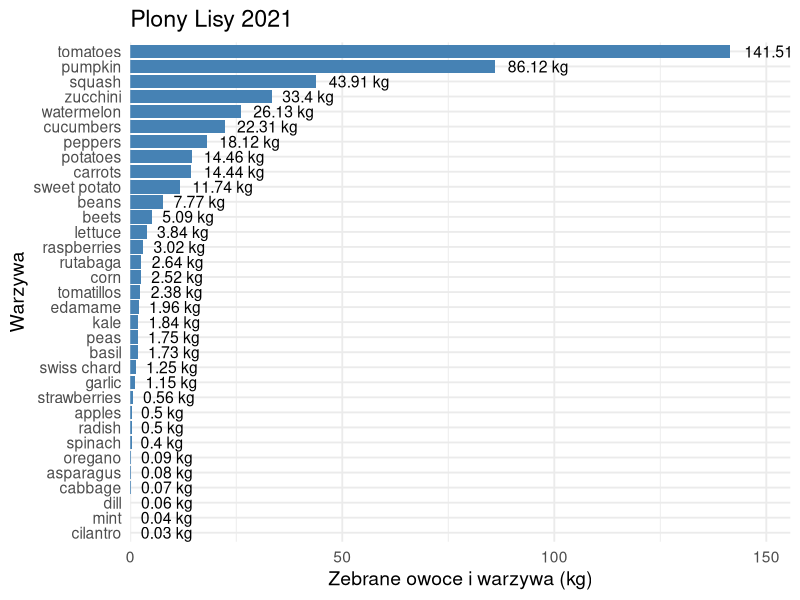

The R source for this figure:

# link do oryginału https://x.com/EvaMaeRey/status/1800222775321514148?s=20
# link do danych https://github.com/rfordatascience/tidytuesday/blob/main/data/2024/2024-05-28/harvest_2021.csv

#W oryginale trudno odczytać nazwy i wartości mniejszych kół
#koła które mają znacząco inne wartości są wizualnie rozmiarowo bardzo podobne
#więc trudno porównywać nieskrajne wartosci bez dokładniejszej analizy


# w poprawioenj wersji bardzo łatwo i czytelnie można porównać wartości dla zbliżonych warzyw
# wszystkie warzywa są czytelne a nie jak w oryginale z mniejszymu kołami


library(ggplot2)
library(dplyr)

harvest_2021 <- read.csv("harvest_2021.csv")

harvest_2021 <- harvest_2021 %>%
  group_by(vegetable) %>%                       
  summarise(
    total_weight = sum(weight, na.rm = TRUE),   
    .groups = "drop"                            
  ) %>% 
  arrange((total_weight)) %>% 
  mutate(vegetable = factor(vegetable, levels=vegetable))


harvest_2021 %>% 
ggplot(aes(x = total_weight/1000, y = vegetable)) +
  geom_col(fill = "steelblue") +
  scale_x_continuous(expand = expansion(c(0, .1))) +
  labs(
    title    = "Plony Lisy 2021",
    x        = "Zebrane owoce i warzywa (kg)",
    y        = "Warzywa"
  ) +
  theme_minimal(base_size = 14)+
  geom_text(
    aes(label = paste0(round(as.numeric(total_weight/1000),2), " kg")),
    hjust = -0.2, 
    size  = 4
  ) 

